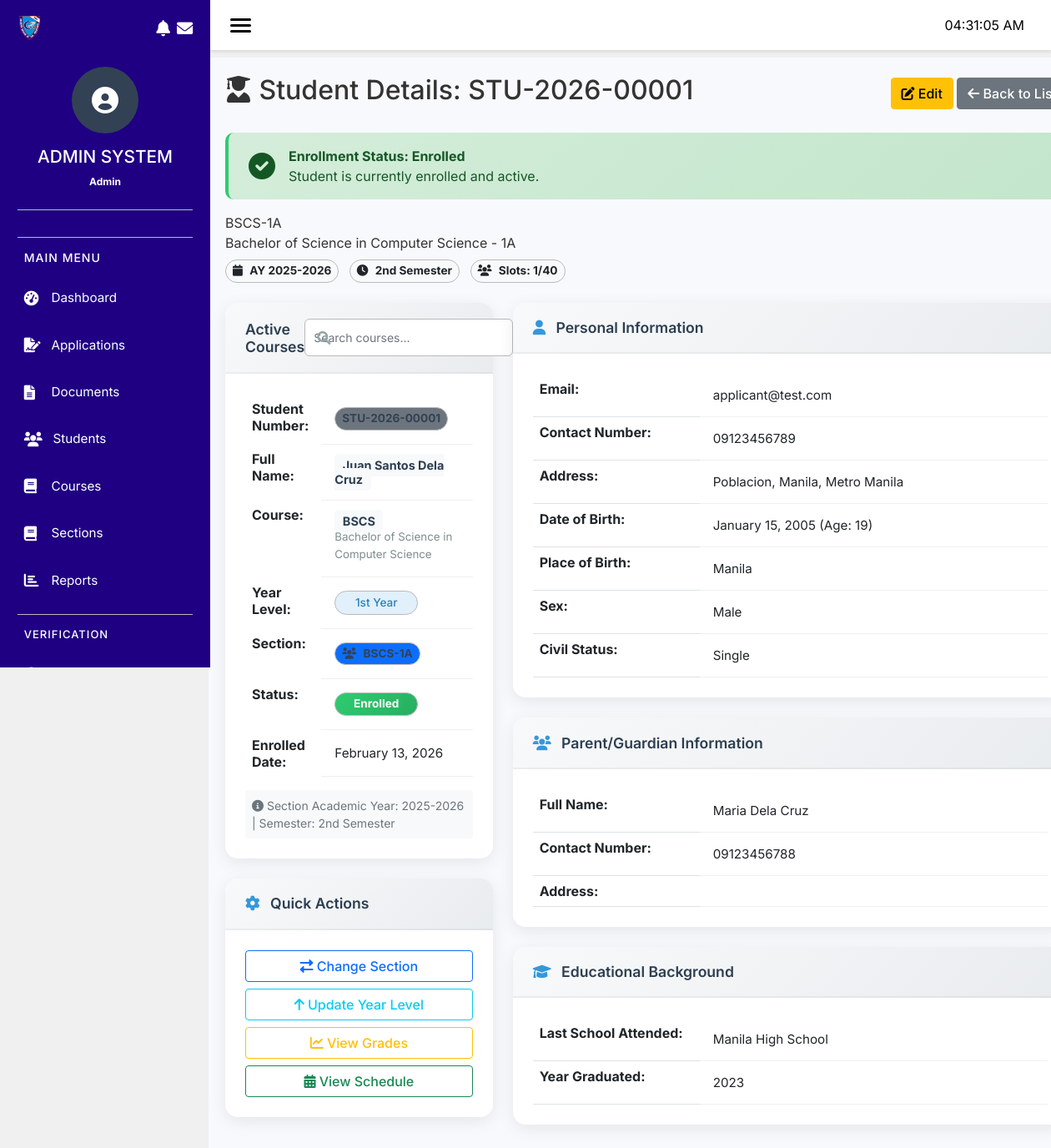
Screenshot of /admin/view_student.php?id=1 with the database file from the repository.
### tables this page shows
CREATE TABLE `enr_students` (
  `id` int(11) NOT NULL,
  `applicant_id` int(11) NOT NULL,
  `student_number` varchar(20) NOT NULL,
  `user_id` int(11) NOT NULL,
  `course_id` int(11) NOT NULL,
  `section_id` int(11) DEFAULT NULL,
  `year_level` int(11) DEFAULT 1,
  `enrollment_status` enum('enrolled','on_leave','graduated','dropped') DEFAULT 'enrolled',
  `enrolled_at` timestamp NOT NULL DEFAULT current_timestamp()
);

CREATE TABLE `enr_sections` (
  `id` int(11) NOT NULL,
  `section_code` varchar(50) NOT NULL,
  `section_name` varchar(255) NOT NULL,
  `course_id` int(11) NOT NULL,
  `year_level` int(11) NOT NULL,
  `max_students` int(11) NOT NULL DEFAULT 40,
  `academic_year` varchar(20) NOT NULL,
  `semester` varchar(50) NOT NULL,
  `is_active` tinyint(4) NOT NULL DEFAULT 1,
  `created_at` timestamp NOT NULL DEFAULT current_timestamp(),
  `updated_at` timestamp NULL DEFAULT NULL ON UPDATE current_timestamp()
);

CREATE TABLE `enr_applicants` (
  `id` int(11) NOT NULL,
  `user_id` int(11) NOT NULL,
  `application_number` varchar(20) NOT NULL,
  `surname` varchar(50) NOT NULL,
  `first_name` varchar(50) NOT NULL,
  `middle_name` varchar(50) DEFAULT NULL,
  `suffix` varchar(10) DEFAULT NULL,
  `sex` enum('Male','Female','Other') NOT NULL,
  `address_barangay` varchar(100) NOT NULL,
  `address_city` varchar(100) NOT NULL,
  `address_province` varchar(100) NOT NULL,
  `address_complete` text DEFAULT NULL,
  `school_last_attended` varchar(150) NOT NULL,
  `year_graduated` year(4) NOT NULL,
  `email` varchar(100) NOT NULL,
  `date_of_birth` date NOT NULL,
  `place_of_birth` varchar(150) NOT NULL,
  `age` int(11) DEFAULT NULL,
  `civil_status` enum('Single','Married','Divorced','Widowed') NOT NULL,
  `contact_number` varchar(20) NOT NULL,
  `parent_full_name` varchar(150) NOT NULL,
  `parent_contact` varchar(20) DEFAULT NULL,
  `parent_address` text DEFAULT NULL,
  `status` enum('pending','verified','converted','rejected') DEFAULT 'pending',
  `submitted_at` timestamp NOT NULL DEFAULT current_timestamp(),
  `updated_at` timestamp NOT NULL DEFAULT current_timestamp() ON UPDATE current_timestamp()
);

CREATE TABLE `enr_courses` (
  `id` int(11) NOT NULL,
  `course_code` varchar(20) NOT NULL,
  `course_name` varchar(150) NOT NULL,
  `description` text DEFAULT NULL,
  `duration_years` int(11) DEFAULT 4,
  `total_units` int(11) DEFAULT NULL,
  `is_active` tinyint(4) DEFAULT 1,
  `created_at` timestamp NOT NULL DEFAULT current_timestamp()
);

### admin/view_student.php (the view, shortened to what the rows shown need)
<?php
require_once '../config/database.php';
require_once '../models/Student.php';
require_once '../models/Applicant.php';
require_once '../models/Section.php';
$student = new Student();
$applicant = new Applicant();
$section = new Section();
$student_id = isset($_GET['id']) ? $_GET['id'] : 0;
$student_details = $student->getById($student_id);
$applicant_details = $applicant->getById($student_details['applicant_id']);
$section_details = null;
if (!empty($student_details['section_id'])) {
    $section_details = $section->getById($student_details['section_id']);
}
include '../includes/header.php';
?>
<div class="container-fluid">
    <div class="row">
        <?php include '../includes/sidebar_admin.php'; ?>
        <div class="col-md-9 col-lg-10 content">
            <div class="d-flex justify-content-between align-items-center mb-4">
                <h2>
                    <i class="fas fa-user-graduate"></i>
                    Student Details: <?php echo htmlspecialchars($student_details['student_number']); ?>
                </h2>
                <div>
                    <a href="edit_student.php?id=<?php echo $student_id; ?>" class="btn btn-warning">
                    </a>
                    <a href="students.php" class="btn btn-secondary">
                    </a>
                </div>
            </div>
            <div class="alert alert-<?php
                echo $student_details['enrollment_status'] == 'enrolled' ? 'success' :
                    ($student_details['enrollment_status'] == 'on_leave' ? 'warning' :
                    ($student_details['enrollment_status'] == 'graduated' ? 'info' : 'danger'));
            ?> d-flex align-items-center">
                <div>
                    <strong>Enrollment Status: <?php echo ucfirst(str_replace('_', ' ', $student_details['enrollment_status'])); ?></strong><br>
                    <?php if($student_details['enrollment_status'] == 'enrolled'): ?>
                        Student is currently enrolled and active.
                    <?php elseif($student_details['enrollment_status'] == 'on_leave'): ?>
                        Student is currently on leave.
                    <?php elseif($student_details['enrollment_status'] == 'graduated'): ?>
                        Student has graduated.
                    <?php else: ?>
                        Student has dropped out.
                    <?php endif; ?>
                </div>
            </div>
            <?php if($section_details): ?>
            <div class="section-card mb-4">
                <div class="row align-items-center">
                    <div class="col-md-8">
                        <div class="section-code"><?php echo htmlspecialchars($section_details['section_code']); ?></div>
                        <div class="section-name"><?php echo htmlspecialchars($section_details['section_name']); ?></div>
                        <div class="mt-2">
                            <span class="badge bg-light text-dark me-2">
                                <i class="fas fa-calendar"></i> AY <?php echo $section_details['academic_year']; ?>
                            </span>
                            <span class="badge bg-light text-dark me-2">
                                <i class="fas fa-clock"></i> <?php echo $section_details['semester']; ?>
                            </span>
                            <span class="badge bg-light text-dark">
                                <i class="fas fa-users"></i> Slots: <?php echo $section_details['current_students']; ?>/<?php echo $section_details['max_students']; ?>
                            </span>
                        </div>
                    </div>
                </div>
            </div>
            <?php endif; ?>
            <div class="row">
                <div class="col-md-4 mb-4">
                    <div class="card">
                        <div class="card-body">
                            <table class="table table-borderless">
                                <tr>
                                    <th>Student Number:</th>
                                    <td><span class="badge bg-secondary"><?php echo htmlspecialchars($student_details['student_number']); ?></span></td>
                                </tr>
                                <tr>
                                    <th>Full Name:</th>
                                    <td>
                                        <strong>
                                        <?php
                                        echo htmlspecialchars(
                                            $student_details['first_name'] . ' ' .
                                            $student_details['middle_name'] . ' ' .
                                            $student_details['surname'] . ' ' .
                                            ($student_details['suffix'] ?? '')
                                        );
                                        ?>
                                        </strong>
                                    </td>
                                </tr>
                                <tr>
                                    <th>Course:</th>
                                    <td>
                                        <strong><?php echo htmlspecialchars($student_details['course_code']); ?></strong>
                                        <br>
                                        <small><?php echo htmlspecialchars($student_details['course_name']); ?></small>
                                    </td>
                                </tr>
                                <tr>
                                    <th>Year Level:</th>
                                    <td>
                                        <?php
                                        $year_labels = ['', '1st Year', '2nd Year', '3rd Year', '4th Year', '5th Year'];
                                        echo '<span class="badge bg-info">' . ($year_labels[$student_details['year_level']] ?? $student_details['year_level'] . ' Year') . '</span>';
                                        ?>
                                    </td>
                                </tr>
                                <tr>
                                    <th>Section:</th>
                                    <td>
                                        <?php if($section_details): ?>
                                            <span class="badge bg-primary">
                                                <i class="fas fa-users"></i> <?php echo htmlspecialchars($section_details['section_code']); ?>
                                            </span>
                                        <?php else: ?>
                                            <span class="badge bg-secondary">Not Assigned</span>
                                        <?php endif; ?>
                                    </td>
                                </tr>
                                <tr>
                                    <th>Status:</th>
                                    <td>
                                        <span class="badge bg-<?php
                                            echo $student_details['enrollment_status'] == 'enrolled' ? 'success' :
                                                ($student_details['enrollment_status'] == 'on_leave' ? 'warning' :
                                                ($student_details['enrollment_status'] == 'graduated' ? 'info' : 'danger'));
                                        ?>">
                                            <?php echo ucfirst(str_replace('_', ' ', $student_details['enrollment_status'])); ?>
                                        </span>
                                    </td>
                                </tr>
                                <tr>
                                    <th>Enrolled Date:</th>
                                    <td><?php echo date('F d, Y', strtotime($student_details['enrolled_at'])); ?></td>
                                </tr>
                            </table>
                            <?php if($section_details): ?>
                            <div class="mt-3 p-2 bg-light rounded">
                                <small class="text-muted">
                                    <i class="fas fa-info-circle"></i>
                                    Section Academic Year: <?php echo $section_details['academic_year']; ?> |
                                    Semester: <?php echo $section_details['semester']; ?>
                                </small>
                            </div>
                            <?php endif; ?>
                        </div>
                    </div>
                </div>
                <div class="col-md-8 mb-4">
                    <div class="card">
                        <div class="card-body">
                            <table class="table">
                                <tr>
                                    <th width="200">Email:</th>
                                    <td><?php echo htmlspecialchars($student_details['email']); ?></td>
                                </tr>
                                <tr>
                                    <th>Contact Number:</th>
                                    <td><?php echo htmlspecialchars($student_details['contact_number']); ?></td>
                                </tr>
                                <tr>
                                    <th>Address:</th>
                                    <td><?php echo htmlspecialchars($student_details['address_complete']); ?></td>
                                </tr>
                                <tr>
                                    <th>Date of Birth:</th>
                                    <td><?php echo date('F d, Y', strtotime($applicant_details['date_of_birth'])); ?> (Age: <?php echo $applicant_details['age']; ?>)</td>
                                </tr>
                                <tr>
                                    <th>Place of Birth:</th>
                                    <td><?php echo htmlspecialchars($applicant_details['place_of_birth']); ?></td>
                                </tr>
                                <tr>
                                    <th>Sex:</th>
                                    <td><?php echo htmlspecialchars($applicant_details['sex']); ?></td>
                                </tr>
                                <tr>
                                    <th>Civil Status:</th>
                                    <td><?php echo htmlspecialchars($applicant_details['civil_status']); ?></td>
                                </tr>
                            </table>
                        </div>
                    </div>
                    <div class="card mt-4">
                        <div class="card-body">
                            <table class="table">
                                <tr>
                                    <th width="200">Full Name:</th>
                                    <td><?php echo htmlspecialchars($applicant_details['parent_full_name']); ?></td>
                                </tr>
                                <tr>
                                    <th>Contact Number:</th>
                                    <td><?php echo htmlspecialchars($applicant_details['parent_contact']); ?></td>
                                </tr>
                                <tr>
                                    <th>Address:</th>
                                </tr>
                            </table>
                        </div>
                    </div>
                    <div class="card mt-4">
                        <div class="card-body">
                            <table class="table">
                                <tr>
                                    <th width="200">Last School Attended:</th>
                                    <td><?php echo htmlspecialchars($applicant_details['school_last_attended']); ?></td>
                                </tr>
                                <tr>
                                    <th>Year Graduated:</th>
                                    <td><?php echo htmlspecialchars($applicant_details['year_graduated']); ?></td>
                                </tr>
                            </table>
                        </div>
                    </div>
                </div>
            </div>
        </div>
    </div>
</div>
<?php include '../includes/footer.php'; ?>

### rows the page displays
enr_students: student_number "STU-2026-00001", enrollment_status "Enrolled", applicant.suffix "Juan Santos Dela Cruz", course.course_code "BSCS", course.course_name "Bachelor of Science in Computer Science", year_level "1st Year", enrolled_at "February 13, 2026", applicant.email "applicant@test.com", applicant.contact_number "09123456789", applicant.address_complete "Poblacion, Manila, Metro Manila"
enr_sections: section_code "BSCS-1A", section_name "Bachelor of Science in Computer Science - 1A", academic_year "2025-2026", semester "2nd Semester", max_students "40"
enr_applicants: date_of_birth "January 15, 2005", age "19", place_of_birth "Manila", sex "Male", civil_status "Single", parent_full_name "Maria Dela Cruz", parent_contact "09123456788", school_last_attended "Manila High School", year_graduated "2023"

### other values shown
$admin_name "Admin"
$section_details['current_students'] "1"
